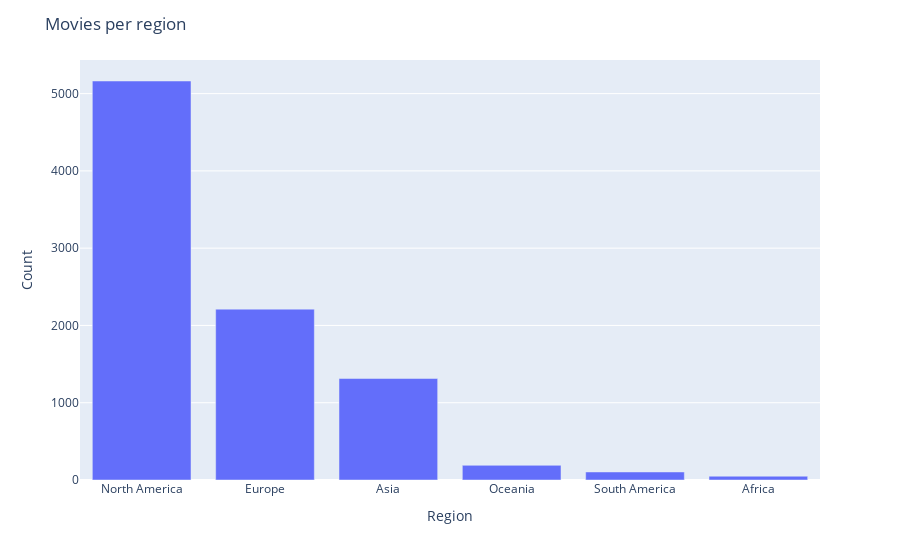

Notebook code for this chart:
### Code cell
import plotly.express as px

def plot_original_languages():
    gdf = df[['Region']].groupby(by='Region').value_counts().reset_index(name='Count')
    gdf = gdf.sort_values(by='Count', ascending=False)
    
    fig = px.bar(gdf, x='Region', y='Count')
    fig.update_layout(
        xaxis_title="Region",
        yaxis_title="Count",
        title="Movies per region"
    )
    fig.show()

plot_original_languages()

### Figure 1 — Plotly figure (JSON) as saved in the notebook; plotly's stock layout.template omitted (floating-point values rounded to 4 significant figures)
{"data": [{"alignmentgroup": "True", "hovertemplate": "Region=%{x}<br>Count=%{y}<extra></extra>", "legendgroup": "", "marker": {"color": "#636efa", "pattern": {"shape": ""}}, "name": "", "offsetgroup": "", "orientation": "v", "showlegend": false, "textposition": "auto", "type": "bar", "x": ["North America", "Europe", "Asia", "Oceania", "South America", "Africa"], "xaxis": "x", "y": [5163, 2211, 1313, 190, 104, 49], "yaxis": "y"}], "layout": {"barmode": "relative", "legend": {"tracegroupgap": 0}, "margin": {"t": 60}, "title": {"text": "Movies per region"}, "xaxis": {"anchor": "y", "domain": [0, 1], "title": {"text": "Region"}}, "yaxis": {"anchor": "x", "domain": [0, 1], "title": {"text": "Count"}}}}
